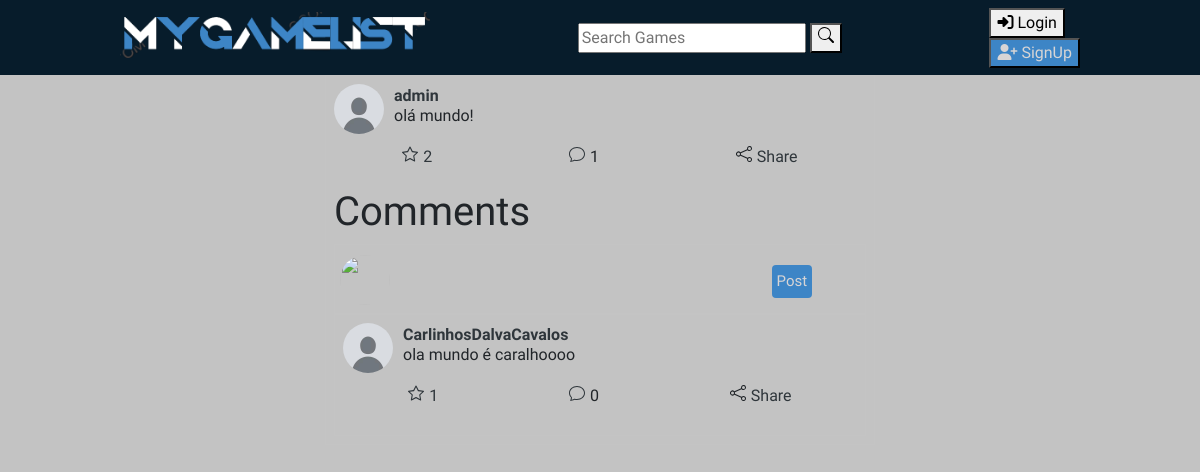
The app's page /feed/post-3, older data.
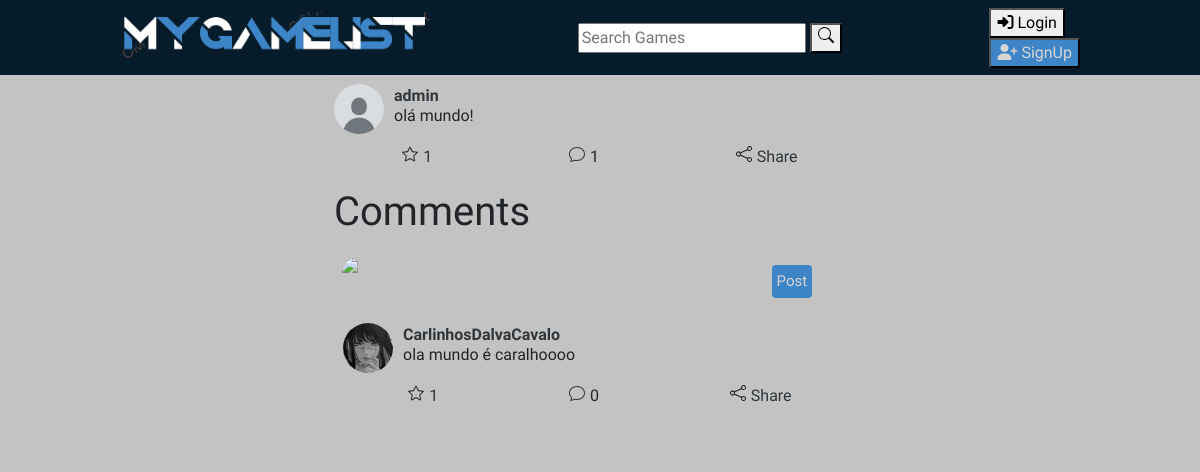
The same page, newer data.
### feed/models.py (models this page shows, shortened)
class Post(models.Model):
        user = models.ForeignKey(
            Profile, related_name='post',
            on_delete=models.CASCADE
        )
        body = models.CharField(max_length=300)
        post_father = models.BigIntegerField(primary_key=False, blank=True, null=True)
        archive = models.FileField(upload_to=post_upload_handler, blank=True, null=True)
        created_at = models.DateTimeField(auto_now_add=True)
        likes = models.ManyToManyField(User, related_name='post_like', blank=True)
        edited = models.BooleanField(blank=True)
        filed = models.BooleanField(blank=True)
        deleted = models.BooleanField(blank=True)
        def get_likes(self):
            return self.likes.count()
        def get_comments(self):
              return len(Post.objects.filter(post_father=self.id, deleted=False, filed=False))

### user/models.py (models this page shows, shortened)
class Profile(models.Model):
    user = models.OneToOneField(User, on_delete=models.CASCADE)
    nick = models.TextField(max_length=20)
    avatar = models.FileField(null=True, blank=True, upload_to=profile_upload_handler)
    register_date = models.DateTimeField(User, auto_now=True)
    birth_date = models.DateField(null=True)
    follow = models.ManyToManyField("self", blank=True, symmetrical=False, related_name='followed_by')
    def create_profile(sender, instance, created, **kwargs):
        if created:
            user_profile = Profile(user=instance, nick=instance.username, avatar='avatar_images/default_userimage.jpg')
            user_profile.save()
            user_profile.follow.set([instance.profile.id])
            user_profile.save()
            user_settings = Settings(profile=user_profile)
            user_settings.save()
    post_save.connect(create_profile, sender=User)

### feed/views.py (the view)
# urls.py: path('feed/post-<int:pk>', PostView, name='post'),
def PostView(request, pk):
    post = get_object_or_404(Post, id=pk)
    if post.deleted or (post.filed and not post.user == request.user.profile):
        return redirect('feed')
    if request.user.is_authenticated:
        form = PostForms(request.POST or None, request.FILES)
        if request.method == 'POST':
            post_father = get_object_or_404(Post, id=pk)
            if form.is_valid() and not (post_father.deleted or post_father.filed):
                post = form.save(commit=False)
                post.user = request.user.profile
                post.edited = False
                post.deleted = False
                post.filed = False
                post.post_father = post_father.id
                post.save()
                messages.success(request, ('Your Comment Has Been Posted!'))
                return HttpResponseRedirect(request.path_info)
        posts = Post.objects.filter(post_father=pk, deleted=False, filed=False).annotate(q_count=Count('likes')).order_by('-q_count', '-created_at')
        return render(request, 'feed/post.html', {'post': post, 'posts': posts, 'form': form})
    else:
        posts = Post.objects.filter(post_father=pk, deleted=False, filed=False).annotate(q_count=Count('likes')).order_by('-q_count', '-created_at')
        return render(request, 'feed/post.html', {'post': post, 'posts': posts})

### feed/templates/feed/post.html (shortened to what the changed rows need)
{% extends 'home.html' %}
{% load static %}
{% block css %}
<link rel="stylesheet" href="{% static 'css/feed.css' %}">
{% endblock %}
{% block content %}
<div class="postPage">
    <div class="collumnMid">
        <div class="postContainer">
            <div href="{% url 'post' post.id %}">
                <div class="postHead">
                    <div class="postPfp">
                        <a href="{% url 'profile' post.user.id %}">
                            <img src="{{ post.user.avatar.url }}" />
                        </a>
                    </div>
                    <div class="userName">
                        <a class="userName" href="{% url 'profile' post.user.id %}">
                            <b>{{ post.user.nick }}</b>
                        </a>
                    </div>
                </div>
            </div>
            <div class="postBody">
                <div class="postContent">
                    <p>
                        {{ post.body }}
                    </p>
                </div>
            </div>
            <div class="postFooter">
                {% if user in post.likes.all %}
                <a href="{% url 'like-post' post.id %}">
                    <button class="likePost">
                        <div class="iconPost">
                            <svg xmlns="http://www.w3.org/2000/svg" width="16" height="16" fill="yellow" class="bi bi-star"
                                viewBox="0 0 16 16">
                                <path
                                    d="M2.866 14.85c-.078.444.36.791.746.593l4.39-2.256 4.389 2.256c.386.198.824-.149.746-.592l-.83-4.73 3.522-3.356c.33-.314.16-.888-.282-.95l-4.898-.696L8.465.792a.513.513 0 0 0-.927 0L5.354 5.12l-4.898.696c-.441.062-.612.636-.283.95l3.523 3.356-.83 4.73zm4.905-2.767-3.686 1.894.694-3.957a.565.565 0 0 0-.163-.505L1.71 6.745l4.052-.576a.525.525 0 0 0 .393-.288L8 2.223l1.847 3.658a.525.525 0 0 0 .393.288l4.052.575-2.906 2.77a.565.565 0 0 0-.163.506l.694 3.957-3.686-1.894a.503.503 0 0 0-.461 0z" />
                            </svg>
                        </div>
                        <label>
                            {{ post.get_likes }}
                        </label>
                    </button>
                </a>
                {% else %}
                <a href="{% url 'like-post' post.id %}">
                    <button class="likePost">
                        <div class="iconPost">
                        </div>
                        <label>
                            {{ post.get_likes }}
                        </label>
                    </button>
                </a>
                {% endif %}
                <button class="commentPost">
                    <a href="{% url 'post' post.id %}">
                        <div class="iconPost">
                        </div>
                    </a>
                    <label>
                        {{ post.get_comments }}
                    </label>
                </button>
            </div>
            <div className="divComment">
                <h1>Comments</h1>
                {% for post in posts %}
                <div class="postContainer">
                    <div href="{% url 'post' post.id %}">
                        <div class="postHead">
                            <div class="postPfp">
                                <a href="{% url 'profile' post.user.id %}">
                                    <img src="{{ post.user.avatar.url }}" />
                                </a>
                            </div>
                            <div class="userName">
                                <a class="userName" href="{% url 'profile' post.user.id %}">
                                    <b>{{ post.user.nick }}</b>
                                </a>
                            </div>
                        </div>
                    </div>
                    <div class="postBody">
                        <div class="postContent">
                            <p>
                                {{ post.body }}
                            </p>
                        </div>
                    </div>
                    <div class="postFooter">
                        {% if user in post.likes.all %}
                        <a href="{% url 'like-post' post.id %}">
                            <button class="likePost">
                                <div class="iconPost">
                                    <svg xmlns="http://www.w3.org/2000/svg" width="16" height="16" fill="yellow" class="bi bi-star"
                                        viewBox="0 0 16 16">
                                        <path
                                            d="M2.866 14.85c-.078.444.36.791.746.593l4.39-2.256 4.389 2.256c.386.198.824-.149.746-.592l-.83-4.73 3.522-3.356c.33-.314.16-.888-.282-.95l-4.898-.696L8.465.792a.513.513 0 0 0-.927 0L5.354 5.12l-4.898.696c-.441.062-.612.636-.283.95l3.523 3.356-.83 4.73zm4.905-2.767-3.686 1.894.694-3.957a.565.565 0 0 0-.163-.505L1.71 6.745l4.052-.576a.525.525 0 0 0 .393-.288L8 2.223l1.847 3.658a.525.525 0 0 0 .393.288l4.052.575-2.906 2.77a.565.565 0 0 0-.163.506l.694 3.957-3.686-1.894a.503.503 0 0 0-.461 0z" />
                                    </svg>
                                </div>
                                <label>
                                    {{ post.get_likes }}
                                </label>
                            </button>
                        </a>
                        {% else %}
                        <a href="{% url 'like-post' post.id %}">
                            <button class="likePost">
                                <div class="iconPost">
                                </div>
                                <label>
                                    {{ post.get_likes }}
                                </label>
                            </button>
                        </a>
                        {% endif %}
                        <button class="commentPost">
                            <a href="{% url 'post' post.id %}">
                                <div class="iconPost">
                                </div>
                            </a>
                            <label>
                                0
                            </label>
                        </button>
                        <button class="sharePost">
                            <div class="iconPost">
                            </div>
                            <label>
                                <a href="http://127.0.0.1:8000{% url 'post' post.id %}" onclick="handleCopyLink(event)">Share</a>
                            </label>
                        </button>
                    </div>
                </div>
                {% endfor %}
            </div>
        </div>
    </div>
</div>
{% endblock %}

Row changes from the older to the newer data that the page shows:
computed for Post "olá mundo!": get_likes "2" → "1"
changed through a linked row, Post "ola mundo é caralhoooo": user.avatar: picture added in place of a placeholder; user.nick "CarlinhosDalvaCavalos" → "CarlinhosDalvaCavalo"
